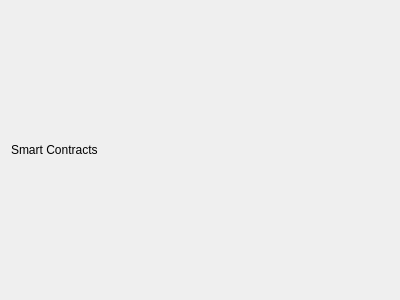
<?xml version="1.0" encoding="UTF-8"?>
<ui version="4.0">
 <class>MTAgreementDetails</class>
 <widget class="MTEditDetails" name="MTAgreementDetails">
  <property name="geometry">
   <rect>
    <x>0</x>
    <y>0</y>
    <width>400</width>
    <height>300</height>
   </rect>
  </property>
  <property name="windowTitle">
   <string>Form</string>
  </property>
  <layout class="QVBoxLayout" name="verticalLayout">
   <item>
    <widget class="QLabel" name="label">
     <property name="text">
      <string>Smart Contracts</string>
     </property>
    </widget>
   </item>
  </layout>
 </widget>
 <customwidgets>
  <customwidget>
   <class>MTEditDetails</class>
   <extends>QWidget</extends>
   <header>gui/widgets/editdetails.hpp</header>
   <container>1</container>
  </customwidget>
 </customwidgets>
 <resources/>
 <connections/>
</ui>
